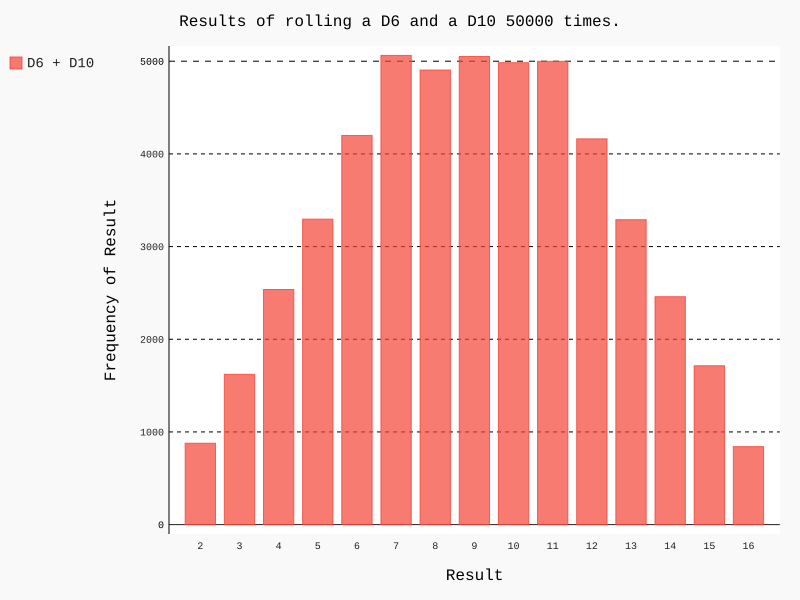

Python code for this plot:
from turtle import color
import pygal
from die import Die

# 创建一个D6和一个D10
die_1 = Die()
die_2 = Die(10)

# 掷几次骰子，并将结果存储在一个列表中
results = []
for roll_num in range(50000):
    result = die_1.roll() + die_2.roll()
    results.append(result)

# 分析结果
frequencies = []
max_result = die_1.num_sides + die_2.num_sides
for value in range(2, max_result+1):
    frequency = results.count(value)    # 计算每个点数出现多少次
    frequencies.append(frequency)

# 对结果进行可视化
hist = pygal.Bar()

hist.title = "Results of rolling a D6 and a D10 50000 times."
hist.x_labels = list(range(2,17))
hist.x_title = "Result"
hist.y_title = "Frequency of Result"

hist.add('D6 + D10', frequencies)
hist.render_to_file('15_data_visualization\\different_dice_visual.svg')
